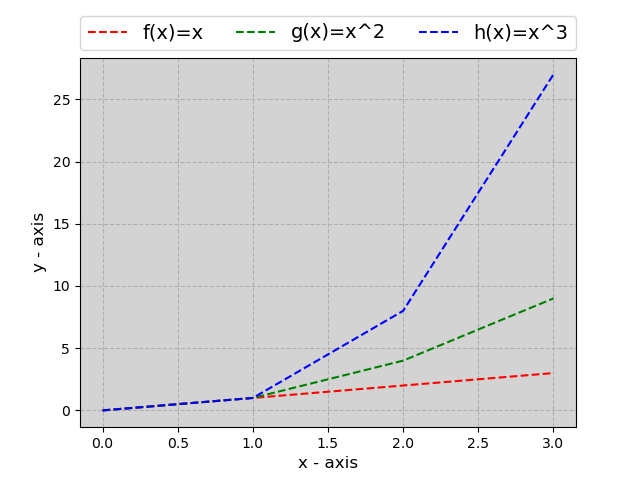

This chart was generated by the following Python code:
# plottask.py
# This program reads displays a plot of the functions f(x)=x, g(x)=x^2 and h(x)=x^3 in the range [0, 4] on the one set of axes.
# Author: Ciaran Moran

import matplotlib.pyplot as plt
import numpy as np
import os

x = np.arange(0,5,1)                              # x-axis values, range is 0 to 4 in steps of 1
                                                  # y-axis:                                              
y1  =  x                                          # f(x)=x 
y2  =  x**2                                       # g(x)=x^2
y3  =  x**3                                       # h(x)=x^3

# Variables for plot 

xy1_label = 'f(x)=x'
xy2_label = 'g(x)=x^2'
xy3_label = 'h(x)=x^3'

xy1_Colour = 'red'
xy2_Colour = 'green'
xy3_Colour = 'blue'

xAxisLabel = 'x - axis'
yAxisLabel = 'y - axis'
AxisFontSize = 12 

xy_linetype =  'dashed'
plotAreaColour = "lightgrey"

#ax = plt.axes()


def customPlot():
   # declare plot series characteristics
   
    plt.plot(x, y1, color = xy1_Colour, linestyle = xy_linetype, label = xy1_label)
    plt.plot(x, y2, color = xy2_Colour, linestyle = xy_linetype, label = xy2_label)
    plt.plot(x, y3, color = xy3_Colour, linestyle = xy_linetype, label = xy3_label)

    ## declare axis labels
    plt.xlabel(xAxisLabel, fontsize = AxisFontSize)
    plt.ylabel(yAxisLabel, fontsize = AxisFontSize)

    # plot legend and grid 
    plt.legend(bbox_to_anchor=(0,1.02,1,0.2), loc="lower left",mode="expand", borderaxespad=0, ncol=3, fontsize = 14)
    plt.grid(True,which="both", linestyle='--')

    # set plot area colour
    ax = plt.axes()
    ax.set_facecolor(plotAreaColour)
    return plt


def writePlot(myPlot):
    #change current working directory
    os.chdir(os.path.dirname(__file__))
    plt.savefig('plottask.png')
    plt.show()
    


myPlot = customPlot()
writePlot(myPlot)

# References: 
# Stored on read me file